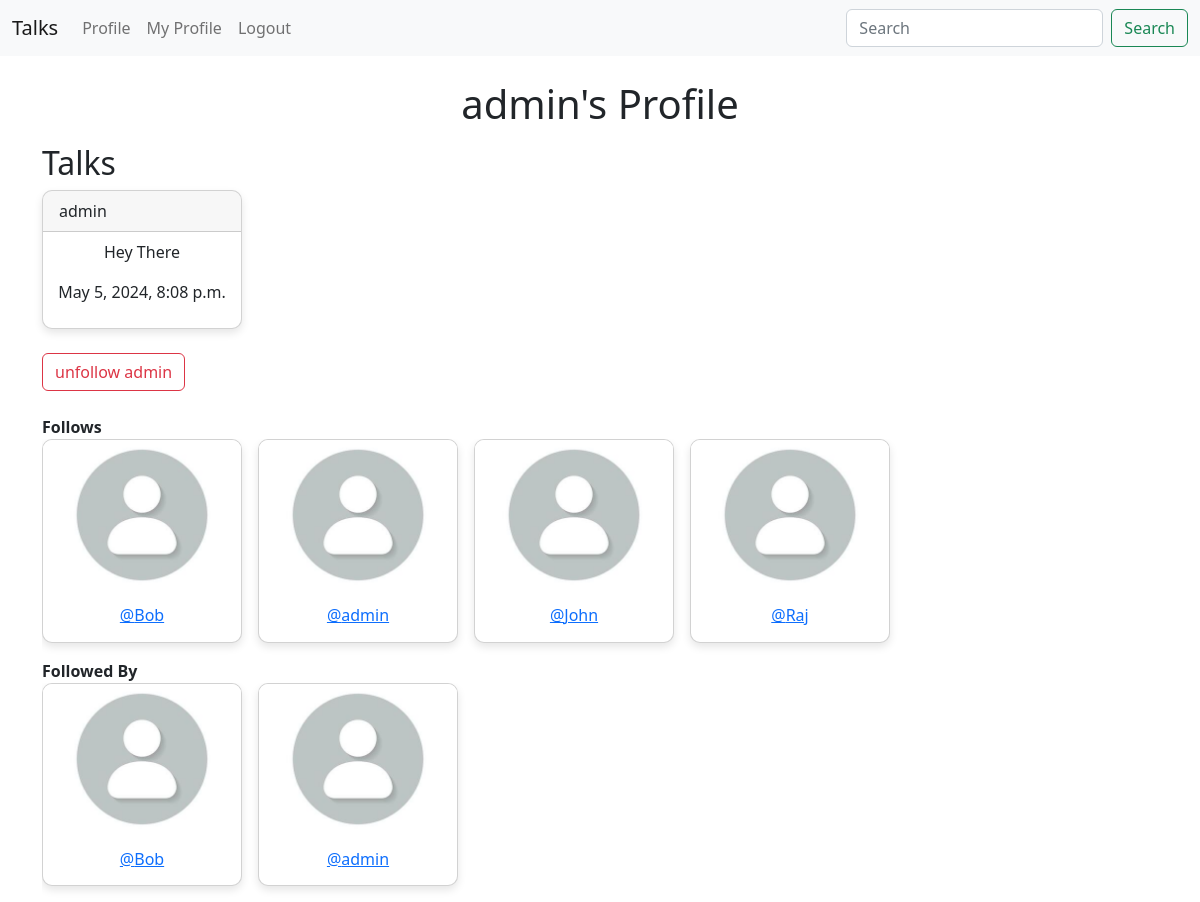
Screenshot of /profile/1 (signed in) with the database file from the repository.
### Talks/models.py (models this page shows, shortened)
class Profile(models.Model):
    user = models.OneToOneField(User, on_delete=models.CASCADE)
    follows = models.ManyToManyField(
        "self", related_name="followed_by", symmetrical=False, blank=True)
    date_modifiled = models.DateTimeField(User, auto_now=True)
    def __str__(self):
        return self.user.username

class Talks(models.Model):
    user = models.ForeignKey(
        User, related_name="Talks",
        on_delete=models.DO_NOTHING
    )
    body = models.CharField(max_length=200)
    created_at = models.DateTimeField(auto_now_add=True)

### Talks/views.py (the view, shortened to what this page needs)
# urls.py: path('profile/<int:pk>', views.profile, name='profile'),
def profile(request, pk):
    if request.user.is_authenticated:
        profile = Profile.objects.get(user_id=pk)
        talks = Talks.objects.filter(user_id=pk)
        return render(request, "profile_user.html", {"profile": profile, "talks": talks})
    else:
        messages.success(
            request, ("You must be Logged In to access this page.."))
        return redirect('home')

### Talks/templates/profile_user.html (shortened to what this page needs)
{% extends 'base.html' %}
{% load static %}
{% block content %}
{% if profile %}
<link rel="stylesheet" href="{% static 'css/styles.css' %}">
<center><h1>{{ profile.user.username }}'s Profile</h1></center>
<h2>Talks</h2>
{% if talks %}
    {% for talk in talks %}
        <div class="card">
        <div class="card-header">
        {{talk.user}}
        </div>
            <div class="card-body">
            <p class="card-text">{{talk.body}}</p>
            <p>{{talk.created_at}}</p>
            </div>
        </div>
    {% endfor %}
{% endif %}
<br>
<form method="POST">
    {% if profile in user.profile.follows.all %}
        <button class = "btn btn-outline-danger" name="follow" value="unfollow" type="submit">unfollow {{profile.user.username|lower}}</button>
    {% else %}
        <button class = "btn btn-outline-success" name="follow" value="follow" type="submit">follow {{profile.user.username|lower}}</button>
    {% endif %}
</form>
<br/>
<strong>Follows</strong>
<div class="scroll-wrapper">
    <div class="scroll-container">
        {% for following in profile.follows.all %}
        <div class="card">
            <img src="{% static 'default_img.jpg' %}" class="card-img-top" alt="...">
            <div class="card-body">
                <h5 class="card-title"><a href="{% url 'profile' following.user.id %}">@{{ following }}</a></h5>
            </div>
        </div>
        {% endfor %}
    </div>
</div>
<strong>Followed By</strong>
<div class="scroll-wrapper">
    <div class="scroll-container">
        {% for following in profile.followed_by.all %}
        <div class="card">
            <img src="{% static 'default_img.jpg' %}" class="card-img-top" alt="...">
            <div class="card-body">
                <h5 class="card-title"><a href="{% url 'profile' following.user.id %}">@{{ following }}</a></h5>
            </div>
        </div>
        {% endfor %}
    </div>
</div>
{% endif %}
{% endblock %}

### static/css/styles.css (style rules this page uses)
.scroll-wrapper { overflow-x: auto; white-space: nowrap; padding-bottom: 1rem; scroll-behavior: smooth; }
.scroll-container { display: inline-flex; gap: 1rem; }
.card { flex: 0 0 auto; width: 200px; scroll-snap-align: start; transition: transform 0.3s ease; border-radius: 10px; overflow: hidden; box-shadow: 0 4px 8px rgba(0, 0, 0, 0.1); }
.card-img-top { width: 100%; height: 150px; object-fit: cover; }
.card-body { text-align: center; padding: 0.5rem; }
.card-title { font-size: 1em; margin-top: 0.5rem; }
h1 { margin-bottom: 1rem; }

### rows the page displays
Profile: user.username "admin"
Talks: user "admin", body "Hey There", created_at "May 5, 2024, 8:08 p.m."
Profile: user.username "Bob"
Profile: user.username "John"
Profile: user.username "Raj"
